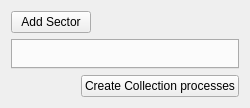
                 <widget class="QWidget" name="Collection_process">
                  <property name="geometry">
                   <rect>
                    <x>0</x>
                    <y>0</y>
                    <width>250</width>
                    <height>108</height>
                   </rect>
                  </property>
                  <attribute name="label">
                   <string>Collection Processes</string>
                  </attribute>
                  <layout class="QGridLayout" name="gridLayout_99">
                   <item row="0" column="0">
                    <layout class="QHBoxLayout" name="horizontalLayout_19">
                     <item>
                      <widget class="QPushButton" name="Add_col">
                       <property name="text">
                        <string>Add Sector</string>
                       </property>
                       <property name="icon">
                        <iconset resource="PyWOLF_Resource.qrc">
                         <normaloff>:/ICONS/PySWOLF_ICONS/ADD.png</normaloff>:/ICONS/PySWOLF_ICONS/ADD.png</iconset>
                       </property>
                      </widget>
                     </item>
                     <item>
                      <spacer name="horizontalSpacer_36">
                       <property name="orientation">
                        <enum>Qt::Horizontal</enum>
                       </property>
                       <property name="sizeHint" stdset="0">
                        <size>
                         <width>528</width>
                         <height>20</height>
                        </size>
                       </property>
                      </spacer>
                     </item>
                    </layout>
                   </item>
                   <item row="1" column="0">
                    <widget class="QTabWidget" name="Collection">
                     <property name="currentIndex">
                      <number>-1</number>
                     </property>
                    </widget>
                   </item>
                   <item row="2" column="0">
                    <layout class="QHBoxLayout" name="horizontalLayout_18">
                     <item>
                      <spacer name="horizontalSpacer_38">
                       <property name="orientation">
                        <enum>Qt::Horizontal</enum>
                       </property>
                       <property name="sizeHint" stdset="0">
                        <size>
                         <width>745</width>
                         <height>20</height>
                        </size>
                       </property>
                      </spacer>
                     </item>
                     <item>
                      <widget class="QPushButton" name="Create_Collection_process">
                       <property name="text">
                        <string>Create Collection processes</string>
                       </property>
                       <property name="icon">
                        <iconset resource="PyWOLF_Resource.qrc">
                         <normaloff>:/ICONS/PySWOLF_ICONS/Create.png</normaloff>:/ICONS/PySWOLF_ICONS/Create.png</iconset>
                       </property>
                      </widget>
                     </item>
                    </layout>
                   </item>
                  </layout>
                 </widget>
